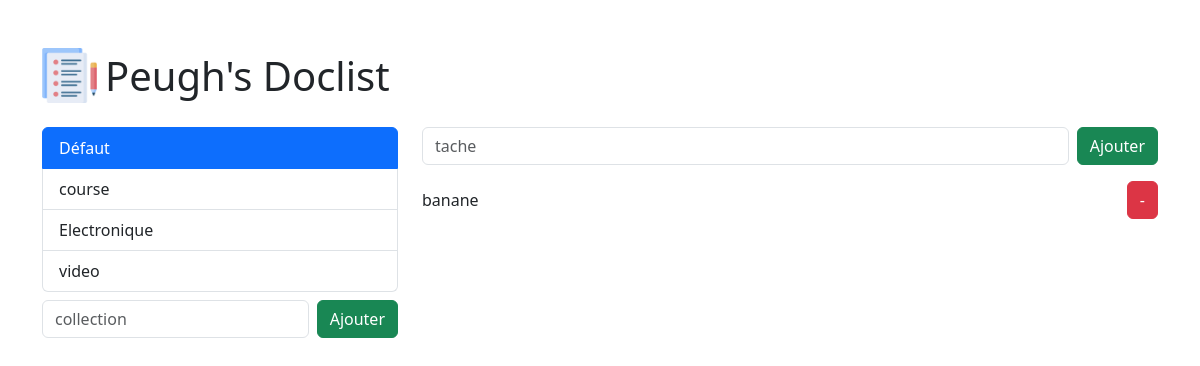
The page /?collection=_defaut on the database as committed earlier.
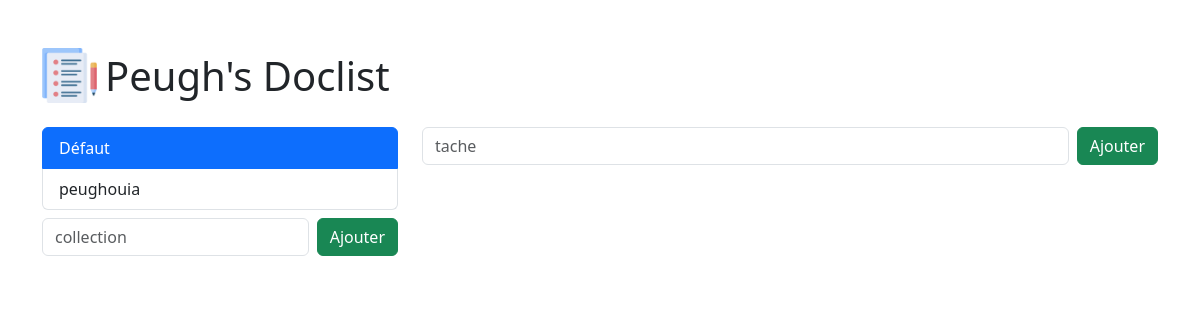
The same page on the database as committed later.
### tasks/models.py (models this page shows, shortened)
class Collection(models.Model):
    name = models.CharField(max_length=60)
    slug = models.SlugField()
    @classmethod
    def get_default_collection(cls) -> "Collection":
        Collection, _ = cls.objects.get_or_create(name="Défaut", slug="_defaut" )
        return Collection

class Task(models.Model):
    description = models.CharField(max_length=300)
    collection = models.ForeignKey(Collection, on_delete=models.CASCADE)

### tasks/views.py (the view)
# urls.py: path('', views.index, name="home"),
def index(request):
    context = {}
    collection_slug = request.GET.get("collection")
    collection = Collection.get_default_collection()
    if not collection_slug:
        Collection.get_default_collection()
        return redirect(f"{reverse('home')}?collection=_defaut")
    collection = get_object_or_404(Collection, slug = collection_slug)
    context["collections"] = Collection.objects.order_by("slug")
    context["collection"] = collection
    context["tasks"] = collection.task_set.order_by("description")
    return render(request, "tasks/index.html", context=context)

### tasks/templates/tasks/index.html (shortened to what this page needs)
{% load static %}
<html lang="fr">
<head>
    <link href="https://cdn.jsdelivr.net/npm/bootstrap@5.3.3/dist/css/bootstrap.min.css" rel="stylesheet">
</head>
<body>
    <div class="container mx-auto mt-5 ">
        <header class ="d-flex align-items-center gap-2 mb-4">
            <img src="{% static "tasks/document.png" %}" alt="todolist" width="55">
            <h1 class="mb-0">Peugh's Doclist</h1>
        </header>
        <div class="row">
            <div class="col-4">
                <nav id="collection" class="list-group" role="tablist">
                    {% for collection in collections %}
                        {% include 'tasks/collections.html' with collection=collection %}
                    {% endfor %}
                </nav>
                <form method="POST" class="d-flex gap-2 mt-2">
                    <input type="text"
                            name="collection_name"
                            class="form-control"
                            placeholder="collection">
                    <button class="btn btn-success"
                            hx-post = "{% url 'add_collection' %}"
                            hx-target = "#collection"
                            hx-swap = "beforeend"
                            type="submit">Ajouter
                        </button>
                </form>
            </div>
            <section class="col-8">
                <form method="POST" class="d-flex gap-2">
                    <input type="text"
                            name="task-description"
                            class="form-control"
                            placeholder="tache">
                    <button class="btn btn-success"
                            hx-post = "{% url 'add_task' %}"
                            hx-target = "#tasks"
                            hx-vals ='js:{collection: getCollectionFromUrl()}'
                            hx-swap = "beforeend"
                            type="submit">
                        Ajouter
                    </button>
                </form>
                <section id="tasks-container">
                    {% include "tasks/task.html" with tasks=tasks collection=collection %}
                </section>
            </section>
        </div>
    </div>
</body>
</html>

### tasks/templates/tasks/collections.html
<button class="list-group-item text-start {% if request.GET.collection == collection.slug %}active{% endif %}"
    data-bs-toggle="list"
    hx-get="{% url 'get_tasks' collection.pk %}"
    hx-push-url = "?collection={{collection.slug}}"
    hx-target="#tasks-container">{{ collection.name }}
</button>

### tasks/templates/tasks/task.html (shortened to what this page needs)
<div id="tasks" class="d-flex flex-column gap-2 mt-2">
    {% for task in tasks %}
        {% include 'tasks/tasks.html' with task=task %}
    {% endfor %}
</div>

### tasks/templates/tasks/tasks.html (shortened to what this page needs)
<form method="POST" class="d-flex justify-content-between align-items-center">
    <p class='mb-0'>{{ task.description }}</p>
    <button class="btn btn-danger"
            hx-post="{% url "delete_task" task.pk %}"
            hx-target = "closest form"
            hx-swap="outerHTML"
            hx-confirm="Voulez vous vraiment supprimer cette tâche?"
    type="submit">
    -</button>
</form>

Rows that differ between the two databases and show on the page:
removed Collection: name "course"
removed Collection: name "Electronique"
removed Collection: name "video"
removed Task: description "banane"
added Collection: name "peughouia"
